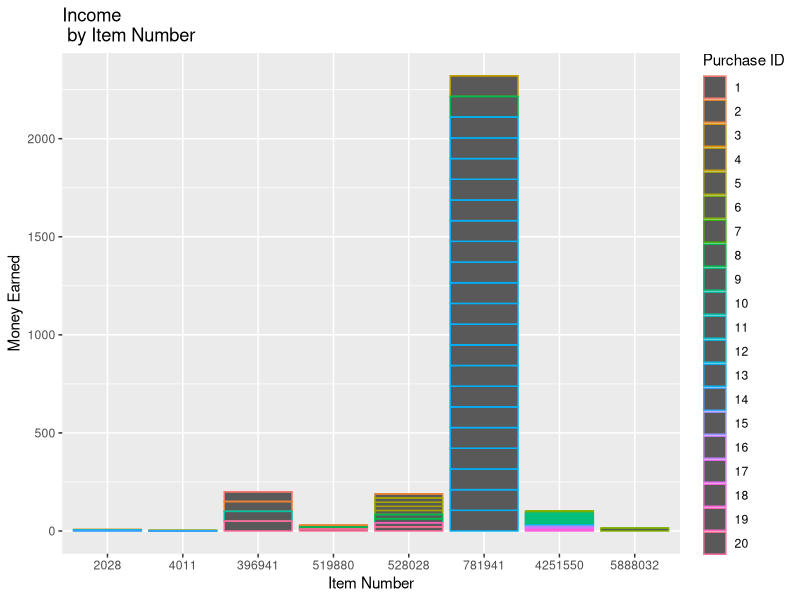
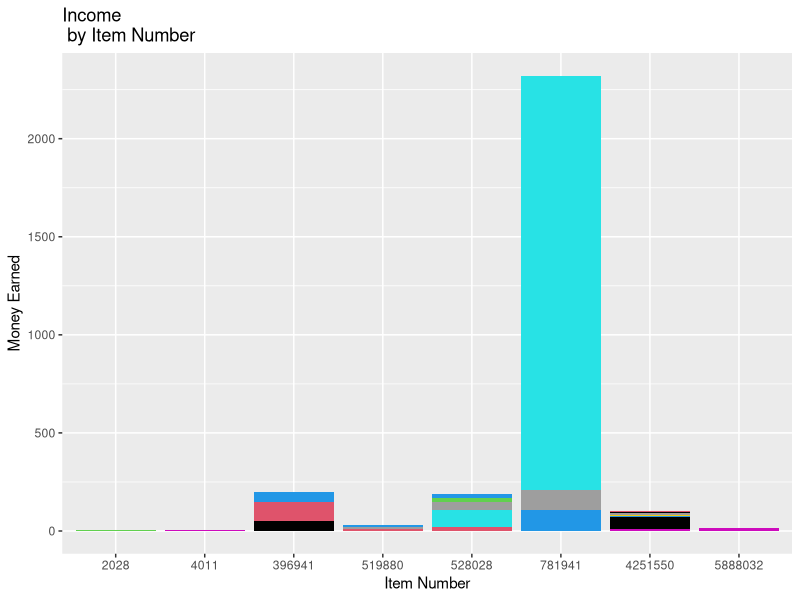

These charts were generated, in order, by the following R code:
## ---- chunk 1
suppressMessages(library("tidyverse"))
suppressMessages(register <- read_csv("register.csv"))
suppressMessages(sales <- read_csv("sales.csv"))
#N <- nrow(register)
## ---- chunk 2
colnames(register)
## ---- chunk 3
colnames(sales)
## ---- chunk 4
colnames(register)[colnames(register) == "is the customer a student/faculty/staff (0) or unaffiliated (1)"] <- "unaffiliated"
colnames(register)[colnames(register) == "customer id"] <- "cid"
colnames(register)[colnames(register) == "purchase"] <- "pid"
colnames(register)[colnames(register) == "preferred customer discount"] <- "discount"
colnames(register)[colnames(register) == "contact preference"] <- "contact"

colnames(register)
## ---- chunk 5
colnames(sales)[colnames(sales) == "category of inventory goods"] <- "goods"

colnames(sales)
## ---- chunk 6
purchases <- tibble(pid = register$pid, item = as.factor(register$item), charge = as.factor(register$charge), price = register$price, unaffiliated = as.factor(register$unaffiliated), cid = register$cid, receipt = as.factor(register$receipt), contact = as.factor(register$contact), newsletter = as.factor(register$newsletter), sales = as.factor(register$sales), discount = as.factor(register$discount))

sales$goods <- as.factor(sales$goods)
## ---- chunk 7

ggplot(data = purchases, aes(item, ifelse(charge == "cost", price, 0), color = factor(pid))) + geom_col() + ggtitle("Income\n by Item Number") + ylab("Money Earned") + xlab("Item Number") + labs(color = "Purchase ID")

ggplot(data = purchases, aes(item, ifelse(charge == "cost", price, 0))) + geom_col(fill = factor(purchases$pid)) + ggtitle("Income\n by Item Number") + ylab("Money Earned") + xlab("Item Number")


